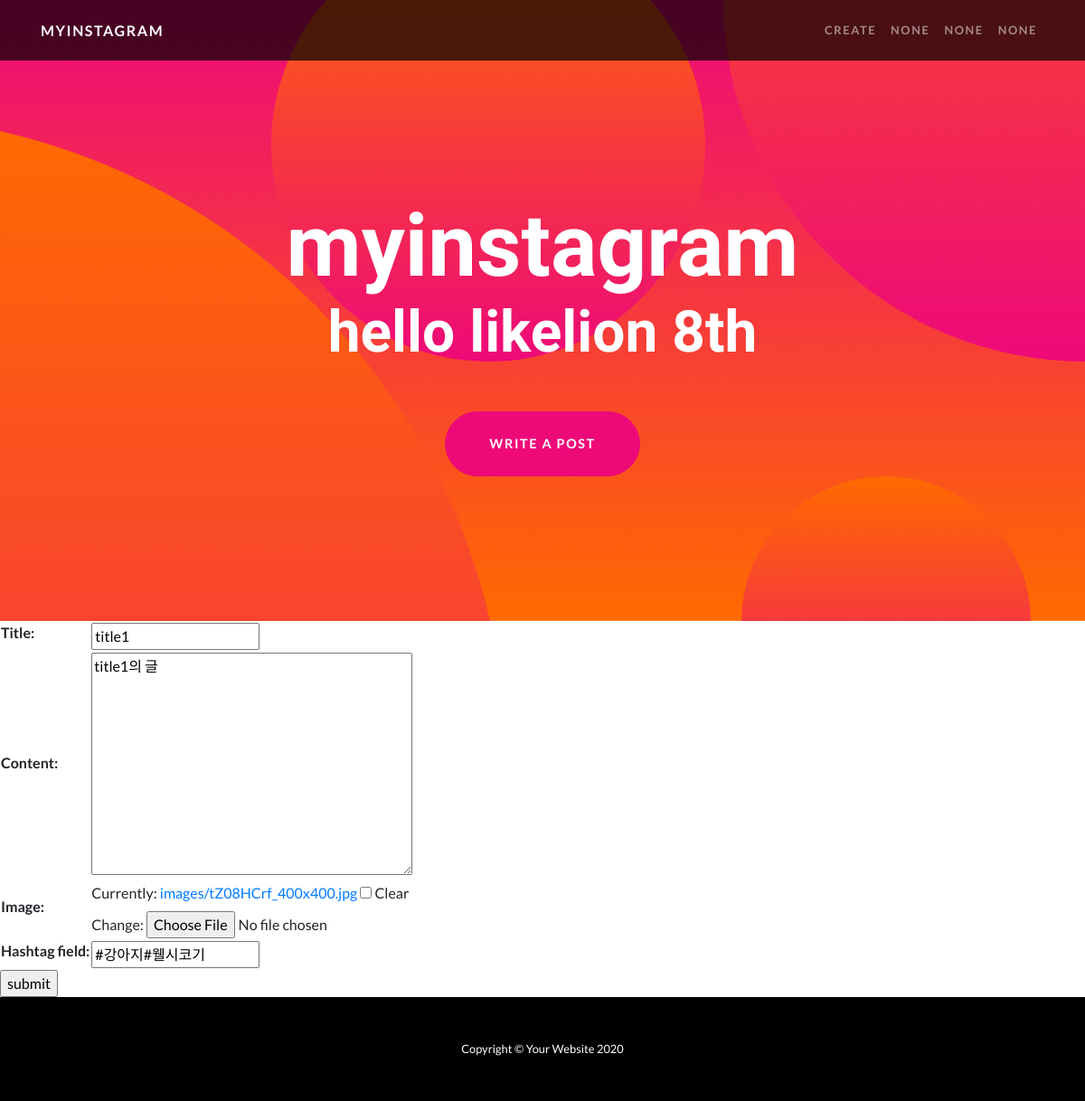
Screenshot of /update/7 with the database file from the repository.
### appname/models.py (models this page shows, shortened)
class Post(models.Model):
    title = models.CharField(max_length=200)
    content = models.TextField()
    image = models.ImageField(upload_to='images/', blank=True)
    writer = models.ForeignKey(settings.AUTH_USER_MODEL, on_delete=models.CASCADE, related_name="writer", default="")
    hashtag_field = models.CharField(max_length=200, blank=True)
    hashtags = models.ManyToManyField('Hashtag', blank=True)
    likes = models.ManyToManyField(settings.AUTH_USER_MODEL, related_name="likes")

### appname/views.py (the view)
# urls.py: path('update/<int:pk>', appname.views.update, name='update'),
def update(request, pk):
    post = get_object_or_404(Post, pk=pk)
    if request.method == "POST":
        form = PostForm(request.POST, instance=post)
        if form.is_valid():
            form = form.save(commit=False)
            form.save()
            return redirect('main')
    else:
        form = PostForm(instance=post)
        return render(request, 'appname/create.html', {'form': form})

### appname/forms.py
class PostForm(forms.ModelForm):
    class Meta:
        model = Post
        fields = ['title', 'content', 'image', 'hashtag_field']

### appname/templates/appname/create.html (shortened to what this page needs)
{% extends 'appname/base.html' %}
{% block header %}
<header class="masthead text-center text-white">
  <div class="masthead-content">
    <div class="container">
      <h1 class="masthead-heading mb-0">myinstagram</h1>
      <h2 class="masthead-subheading mb-0">hello likelion 8th</h2>
      <a href="/create" class="btn btn-primary btn-xl rounded-pill mt-5">write a post</a>
    </div>
  </div>
  <div class="bg-circle-1 bg-circle"></div>
  <div class="bg-circle-2 bg-circle"></div>
  <div class="bg-circle-3 bg-circle"></div>
  <div class="bg-circle-4 bg-circle"></div>
</header>
{% endblock %}
{% block content %}
<form method="POST" enctype="multipart/form-data">
  <table>
    {{ form.as_table }}
  </table>
  <input type="submit" value="submit">
</form>
{% endblock %}

### rows the page displays
Post: title "title1", content "title1의 글", hashtag_field "#강아지#웰시코기"
